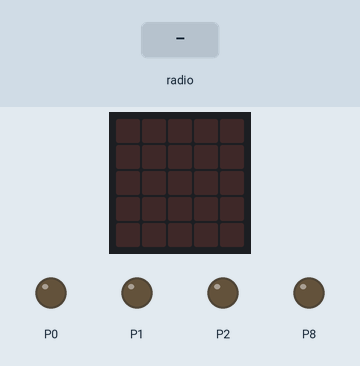
This program was run on a simulated BBC micro:bit (MakeCode). Shown: the board's 5×5 LED display, output pins drawn as LEDs (lit = HIGH). The inputs (shaded band) are chosen by the test bench.

Above: at 1.2 s.
1.3 s: radio message "s=1" arrives
At 4.1 s:
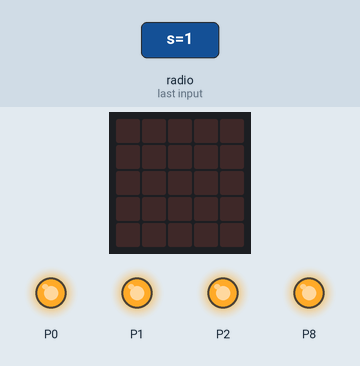
4.3 s: radio message "x=1" arrives
At 5.29 s:
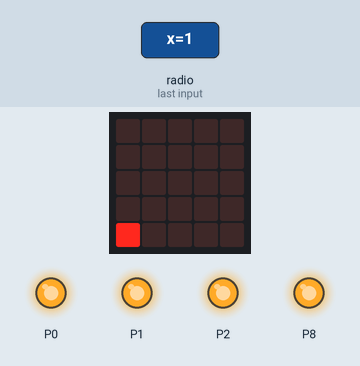
7.3 s: radio message "x=100" arrives
At 8.28 s:
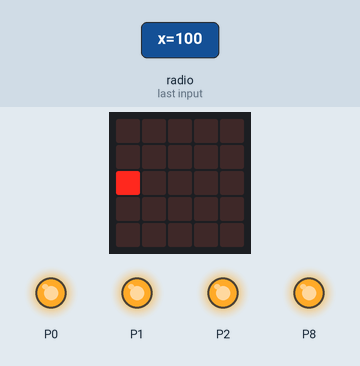
10.3 s: radio message "y=1" arrives
At 11.29 s:
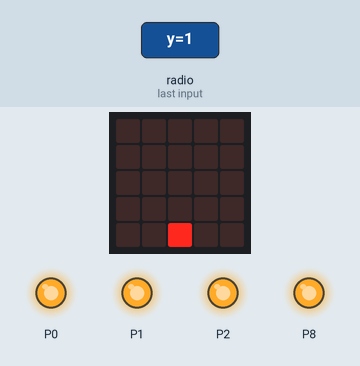
13.3 s: radio message "x=0" arrives
At 13.53 s:
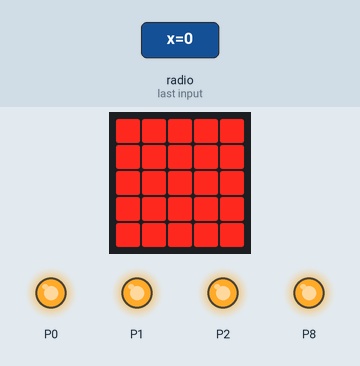
16.3 s: radio message "s=0" arrives
At 16.88 s:
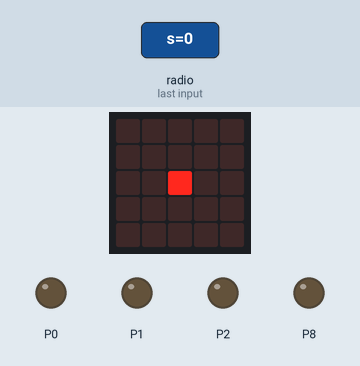
Timing chart, 0 to 19.3 s (numbered marks = the images above; inputs shaded):
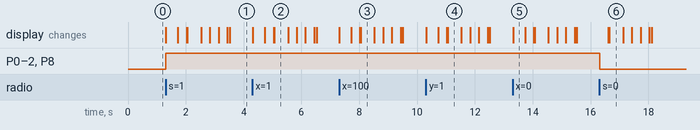

Measured:
- after the input at 1.3 s, P0–2, P8: LOW → HIGH at once; the display: first changes at once (image 1 shows a later state)
- after the input at 4.3 s, the display: first changes at once (image 2 shows a later state)
- after the input at 7.3 s, the display: first changes at once (image 3 shows a later state)
- after the input at 10.3 s, the display: first changes at once (image 4 shows a later state)
- after the input at 13.3 s, the display: changes at once (image 5)
- after the input at 16.3 s, P0–2, P8: HIGH → LOW at once; the display: first changes after 0.31 s (image 6 shows a later state)
- what the display in image 5 shows lasts 0.4 s, from 13.3 s to 13.7 s

The program:

main.ts
```typescript
radio.onReceivedValue(function on_received_value(name: string, value: number) {

    if (!Controller) {
        if (name == "x") {
            if (lastx != value) {
                lastx = value
                update = true
            }

        } else if (name == "y") {
            if (lasty != value) {
                lasty = value
                update = true
            }

        } else if (name == "s") {
            lastx = 512
            lasty = 512
            if (value == 1) {
                stop = true
            } else {
                stop = false
            }

            update = true
        }

    }

})
let motorp = 0
let stop = false
let lasty = 0
let update = false
let lastx = 0
let lastinter = 0
let bright = 0
let lmotor = 0
let rmotor = 0
let Controller = false
let lastxround = 2
let lastyround = 2
radio.setGroup(40)
radio.setTransmitPower(7)
radio.setTransmitSerialNumber(false)
Controller = false
if (!Controller) {
    pins.digitalWritePin(DigitalPin.P0, 0)
    pins.analogWritePin(AnalogPin.P1, 0)
    pins.digitalWritePin(DigitalPin.P2, 0)
    pins.analogWritePin(AnalogPin.P8, 0)
    rmotor = 0
    lmotor = 0
} else {
    bright = 0
    lastinter = 0
}

basic.forever(function on_forever() {
    let motorb: number;
    let motorbmax: number;
    let motorr: number;
    let motorl: number;

    if (Controller) {
        if (pins.digitalReadPin(DigitalPin.P8) == 0 && !stop) {
            radio.sendValue("s", 1)
            stop = true
            basic.clearScreen()
            basic.showLeds(`
                # # # # #
                                # # # # #
                                # # # # #
                                # # # # #
                                # # # # #
            `)
        } else if (pins.digitalReadPin(DigitalPin.P8) == 1 && stop) {
            radio.sendValue("s", 0)
            stop = false
            basic.clearScreen()
            bright = 255
            led.plotBrightness(2, 2, 255)
        } else if (stop) {
            basic.showLeds(`
                # # # # #
                                # # # # #
                                # # # # #
                                # # # # #
                                # # # # #
            `)
        }

        if (!(Math.round(lastx / 256) == Math.round(pins.analogReadPin(AnalogPin.P1) / 256) && Math.round(lasty / 256) == Math.round(pins.analogReadPin(AnalogPin.P2) / 256))) {
            lastinter = 40
        }

        if (lastinter > 0 && !(lastx == pins.analogReadPin(AnalogPin.P1) && lasty == pins.analogReadPin(AnalogPin.P2))) {
            lastinter += 0 - 1
            if (bright < 255) {
                bright += 15
                if (bright > 255) {
                    bright = 255
                }

            }

            led.unplot(Math.round(lastx / 256), 4 - Math.round(lasty / 256))
            lastx = pins.analogReadPin(AnalogPin.P1)
            lasty = pins.analogReadPin(AnalogPin.P2)
            led.plotBrightness(Math.round(lastx / 256), 4 - Math.round(lasty / 256), bright)
            radio.sendValue("x", lastx)
            radio.sendValue("y", lasty)
        } else if (bright > 0) {
            bright += -5
            if (bright < 0) {
                bright = 0
            }

            basic.clearScreen()
            led.plotBrightness(Math.round(lastx / 256), 4 - Math.round(lasty / 256), bright)
        }

    } else if (update) {
        lastinter = 40
        update = false
        lastxround = Math.round(lastx / 256)
        lastyround = Math.round(lasty / 256)
        basic.clearScreen()
        led.plotBrightness(lastxround, 4 - lastyround, bright)
        if (lastxround == 2 && lastyround == 2) {
            rmotor = 0
            lmotor = 0
        } else if (lastxround == 2 && lastyround > 2) {
            rmotor = 1
            lmotor = 1
        } else if (lastxround == 2 && lastyround < 2) {
            rmotor = -1
            lmotor = -1
        } else if (lastxround > 2 && lastyround == 2) {
            rmotor = 1
            lmotor = -1
        } else if (lastxround < 2 && lastyround == 2) {
            rmotor = -1
            lmotor = 1
        } else if (lastxround > 2 && lastyround > 2) {
            rmotor = 1
            lmotor = 0
        } else if (lastxround > 2 && lastyround < 2) {
            rmotor = 0
            lmotor = 1
        } else if (lastxround < 2 && lastyround > 2) {
            rmotor = -1
            lmotor = 0
        } else if (lastxround < 2 && lastyround < 2) {
            rmotor = 0
            lmotor = -1
        }

        lastx = Math.abs(lastx - 512)
        lasty = Math.abs(lasty - 512)
        motorp = Math.sqrt(lastx ** 2 + lasty ** 2)
        if (lastx >= lasty) {
            motorb = Math.acos(lasty / motorp)
        } else {
            motorb = Math.acos(lastx / motorp)
        }

        motorbmax = 512 / Math.sin(motorb)
        motorr = Math.sin(motorb)
        motorl = Math.sqrt(1 - motorr ** 2)
        motorp = Math.round(motorp / motorbmax * 1024)
        if (motorp > 1023) {
            motorp = 1023
        }

        if (rmotor == -1) {
            pins.analogWritePin(AnalogPin.P0, motorp * motorr)
            pins.digitalWritePin(DigitalPin.P1, 0)
        } else if (rmotor == 0) {
            pins.digitalWritePin(DigitalPin.P0, 0)
            pins.analogWritePin(AnalogPin.P1, 0)
        } else if (rmotor == 1) {
            pins.digitalWritePin(DigitalPin.P0, 0)
            pins.analogWritePin(AnalogPin.P1, motorp * motorr)
        }

        if (lmotor == -1) {
            pins.analogWritePin(AnalogPin.P8, motorp * motorl)
            pins.digitalWritePin(DigitalPin.P2, 0)
        } else if (lmotor == 0) {
            pins.digitalWritePin(DigitalPin.P8, 0)
            pins.analogWritePin(AnalogPin.P2, 0)
        } else if (lmotor == 1) {
            pins.digitalWritePin(DigitalPin.P8, 0)
            pins.analogWritePin(AnalogPin.P2, motorp * motorl)
        }

        if (stop) {
            pins.digitalWritePin(DigitalPin.P0, 1)
            pins.digitalWritePin(DigitalPin.P1, 1)
            pins.digitalWritePin(DigitalPin.P8, 1)
            pins.digitalWritePin(DigitalPin.P2, 1)
            basic.clearScreen()
            basic.showLeds(`
                # # # # #
                                # # # # #
                                # # # # #
                                # # # # #
                                # # # # #
            `)
        }

    } else if (lastinter > 0) {
        lastinter += 0 - 1
        if (bright < 255) {
            bright += 15
            if (bright > 255) {
                bright = 255
            }

            basic.clearScreen()
            led.plotBrightness(lastxround, 4 - lastyround, bright)
        }

    } else {
        if (bright > 4) {
            bright += -5
        } else {
            bright = 0
        }

        basic.clearScreen()
        led.plotBrightness(lastxround, 4 - lastyround, bright)
    }

})
```

test.ts
```typescript
// Hier kann man Tests durchführen; diese Datei wird nicht kompiliert, wenn dieses Paket als Erweiterung verwendet wird.
```
